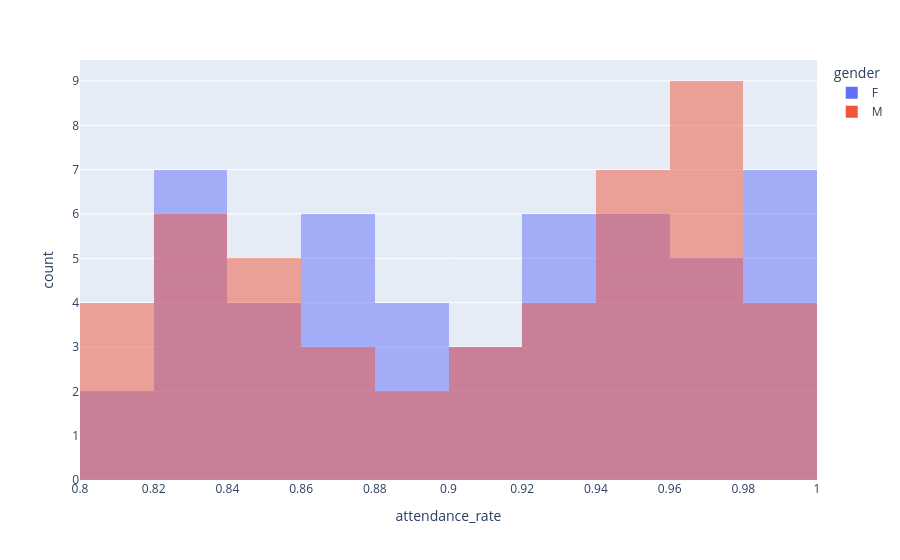

Notebook cell for this chart:
### Code cell
#histogram
fig = px.histogram(stud_marks, x='attendance_rate',color='gender',nbins=10,barmode='overlay')
fig.show()

### Figure 1 — Plotly figure (JSON) as saved in the notebook; plotly's stock layout.template omitted (floating-point values rounded to 4 significant figures)
{"data": [{"alignmentgroup": "True", "bingroup": "x", "hovertemplate": "gender=F<br>attendance_rate=%{x}<br>count=%{y}<extra></extra>", "legendgroup": "F", "marker": {"color": "#636efa", "opacity": 0.5, "pattern": {"shape": ""}}, "name": "F", "nbinsx": 10, "offsetgroup": "F", "orientation": "v", "showlegend": true, "type": "histogram", "x": [0.89, 0.83, 0.92, 0.94, 0.97, 0.97, 0.8, 0.92, 0.94, 0.99, 0.87, 0.99, 0.95, 0.98, 0.89, 0.85, 0.88, 0.82, 0.85, 0.92, 0.83, 0.87, 1, 0.88, 0.87, 0.99, 0.98, 0.97, 0.93, 0.91, 0.83, 0.92, 0.94, 0.91, 0.84, 0.99, 0.91, 0.96, 0.92, 0.86, 0.85, 0.95, 0.86, 0.96, 0.83, 0.86, 0.81, 0.82, 0.82, 0.94, 0.98], "xaxis": "x", "yaxis": "y"}, {"alignmentgroup": "True", "bingroup": "x", "hovertemplate": "gender=M<br>attendance_rate=%{x}<br>count=%{y}<extra></extra>", "legendgroup": "M", "marker": {"color": "#EF553B", "opacity": 0.5, "pattern": {"shape": ""}}, "name": "M", "nbinsx": 10, "offsetgroup": "M", "orientation": "v", "showlegend": true, "type": "histogram", "x": [0.98, 0.8, 0.95, 0.84, 0.93, 0.84, 0.96, 0.95, 0.92, 0.81, 0.9, 1, 0.97, 0.86, 0.99, 0.95, 1, 0.96, 0.96, 0.97, 0.83, 0.83, 0.88, 0.84, 0.98, 0.91, 0.99, 0.87, 0.97, 0.97, 0.87, 0.8, 0.88, 0.97, 0.92, 0.85, 0.95, 0.81, 0.82, 0.93, 0.94, 0.94, 0.82, 0.83, 0.84, 0.91, 0.83, 0.97, 0.95], "xaxis": "x", "yaxis": "y"}], "layout": {"barmode": "overlay", "legend": {"title": {"text": "gender"}, "tracegroupgap": 0}, "margin": {"t": 60}, "xaxis": {"anchor": "y", "domain": [0, 1], "title": {"text": "attendance_rate"}}, "yaxis": {"anchor": "x", "domain": [0, 1], "title": {"text": "count"}}}}
